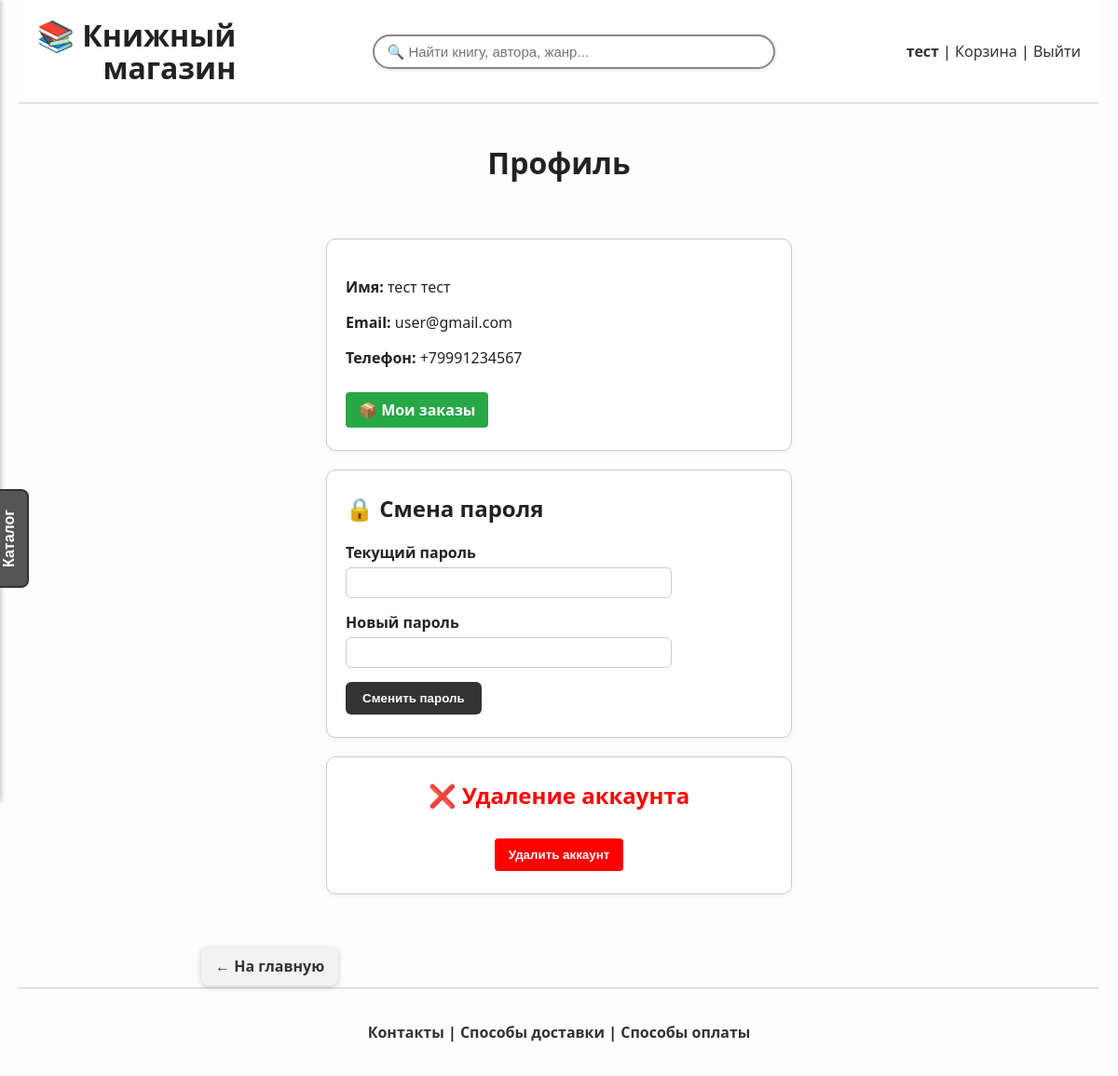
The app's page /profile (signed in) with its own data.
### app/models.py (models this page shows, shortened)
class User(db.Model, UserMixin):
    id = db.Column(db.Integer, primary_key=True)
    first_name = db.Column(db.String(50), nullable=False)
    last_name = db.Column(db.String(50), nullable=False)
    email = db.Column(db.String(120), unique=True, nullable=False)
    phone = db.Column(db.String(20))
    password_hash = db.Column(db.String(128), nullable=False)  # заменили password на password_hash
    cart_items = db.relationship('CartItem', back_populates='user', cascade='all, delete-orphan', passive_deletes=True)
    reviews = db.relationship('Review', backref='user', cascade='all, delete-orphan', passive_deletes=True)
    orders = db.relationship('Order', back_populates='user', cascade='all, delete-orphan', passive_deletes=True)

### app/routes.py (the view)
@app.route('/profile')
@login_required
def profile():
    return render_template('profile.html')

### app/__init__.py (called while the page is built)
@login_manager.user_loader
def load_user(user_id):
    return User.query.get(int(user_id))

### app/routes.py (called while the page is built)
@app.context_processor
def inject_genres():
    return dict(genres=[g[0] for g in db.session.query(Book.genre).distinct() if g[0]])

### app/templates/profile.html (shortened to what this page needs)
{% extends 'base.html' %}
{% block content %}
<h1 class="page-title" style="text-align: center;">Профиль</h1>
<div class="profile-container">
    <div class="card" style="max-width: 500px; margin: 0 auto;">
        <p><strong>Имя:</strong> {{ current_user.first_name }} {{ current_user.last_name }}</p>
        <p><strong>Email:</strong> {{ current_user.email }}</p>
        <p><strong>Телефон:</strong> {{ current_user.phone }}</p>
        <a href="{{ url_for('orders') }}" class="orders-link">📦 Мои заказы</a>
    </div>
    <div class="card" style="max-width: 500px; margin: 20px auto;">
        <h2>🔒 Смена пароля</h2>
        <form method="post" action="{{ url_for('change_password') }}">
            <div class="form-group">
                <label for="current_password">Текущий пароль</label>
                <input type="password" id="current_password" name="current_password" required>
            </div>
            <div class="form-group">
                <label for="new_password">Новый пароль</label>
                <input type="password" id="new_password" name="new_password" required>
            </div>
            <button type="submit">Сменить пароль</button>
        </form>
    </div>
    <div class="card" style="max-width: 500px; margin: 20px auto; text-align: center;">
        <h2 style="color: red; text-align: center;">❌ Удаление аккаунта</h2>
        <div class="delete-form">
            <button type="button" onclick="openAccountPopup()">Удалить аккаунт</button>
        </div>
    </div>
    <a href="{{ url_for('index') }}" class="floating-back-button">← На главную</a>
</div>
{% endblock %}

### app/templates/base.html (shortened to what this page needs)
<!DOCTYPE html>
<html lang="ru">
<head>
        <link rel="stylesheet" href="{{ url_for('static', filename='styles.css') }}">
</head>
<body>
<div class="wrapper">
<header style="padding: 20px;">
    <div style="
        display: flex;
        flex-wrap: wrap;
        align-items: center;
        justify-content: space-between;
        gap: 20px;
    ">
        <div style="flex-shrink: 0;">
            <a href="{{ url_for('index') }}" style="text-decoration: none; color: inherit;">
                <h1 style="margin: 0; line-height: 1.1; white-space: nowrap; text-align: right;">
                    📚 Книжный<br>магазин
                </h1>
            </a>
        </div>
        <div style="
            display: flex;
            flex: 1;
            min-width: 250px;
            flex-wrap: wrap;
            justify-content: flex-end;
            align-items: center;
            gap: 15px;
        ">
            <form action="{{ url_for('search') }}" method="get" style="
                flex: 1;
                min-width: 200px;
                display: flex;
                justify-content: center;
            ">
                <input type="text" name="q"
                    placeholder="🔍 Найти книгу, автора, жанр..."
                    value="{{ request.args.get('q', '') }}"
                    style="
                        width: 100%;
                        max-width: 400px;
                        padding: 8px 14px;
                        border: 2px solid #888;
                        border-radius: 25px;
                        font-size: 15px;
                        box-shadow: 1px 1px 4px rgba(0,0,0,0.1);
                        transition: 0.3s ease;
                    "
                    onfocus="this.style.borderColor='#444'; this.style.boxShadow='0 0 8px rgba(0,0,0,0.2)'"
                    onblur="this.style.borderColor='#888'; this.style.boxShadow='1px 1px 4px rgba(0,0,0,0.1)'">
            </form>
            <div style="white-space: nowrap;">
                {% if current_user.is_authenticated %}
                    <a href="{{ url_for('profile') }}"><strong>{{ current_user.first_name }}</strong></a> |
                    <a href="{{ url_for('view_cart') }}">Корзина</a> |
                    <a href="{{ url_for('logout') }}">Выйти</a>
                {% else %}
                    <a href="{{ url_for('login') }}">Вход</a> |
                    <a href="{{ url_for('register') }}">Регистрация</a>
                {% endif %}
            </div>
        </div>
    </div>
</header>
<button onclick="toggleSidebar()" id="catalog-button">Каталог</button>
<div class="container">
    <main class="main-content">
        {% block content %}{% endblock %}
    </main>
</div>
<footer>
    <div class="footer-inner">
        <p>
            <a href="{{ url_for('contacts') }}">Контакты</a> |
            <a href="{{ url_for('delivery') }}">Способы доставки</a> |
            <a href="{{ url_for('payment') }}">Способы оплаты</a>
        </p>
    </div>
</footer>
</div>
</body>
</html>

### app/static/styles.css (style rules this page uses)
html, body { height: 100%; margin: 0; padding: 0; font-family: 'Segoe UI', Tahoma, Geneva, Verdana, sans-serif; background-color: #fdfdfd; color: #222; }
.wrapper { display: flex; flex-direction: column; min-height: 100vh; max-width: 1200px; margin: 0 auto; padding: 0 20px; }
header { background-color: white; border-bottom: 1px solid #ccc; padding: 20px; }
footer { padding: 20px 0; width: 100%; font-weight: bold; border-top: 1px solid #ccc; }
footer a { font-weight: bold; }
.footer-inner { max-width: 100%; margin: 0 auto; padding: 0 20px; text-align: center; }
.container { flex: 1; display: flex; flex-direction: column; gap: 20px; }
.main-content { flex: 1; padding: 20px 0; }
#catalog-button { position: fixed; top: 50%; left: 10px; transform: translate(-50%, -50%) rotate(-90deg); transform-origin: center; padding: 10px 20px; font-size: 16px; font-weight: bold; border: 2px solid #333; border-radius: 8px; cursor: pointer; z-index: 2000; background-color: #555; }
a { color: #333; text-decoration: none; }
.profile-container { max-width: 600px; margin: 40px auto; padding: 20px; }
.card { background: #fff; border: 1px solid #ccc; border-radius: 10px; padding: 24px 20px; margin: 40px auto; box-shadow: 0 2px 5px rgba(0, 0, 0, 0.05); max-width: 460px; box-sizing: border-box; }
.card h2 { margin: 0 0 20px 0; text-align: left; }
.card form { width: 100%; }
.card .form-group { margin-bottom: 15px; width: 100%; }
.card form input[type="text"], .card form input[type="email"], .card form input[type="password"] { width: 100%; padding: 10px; border: 1px solid #ccc; border-radius: 6px; box-sizing: border-box; }
.form-group { margin-bottom: 15px; }
label { display: block; margin-bottom: 5px; font-weight: 600; }
button { padding: 10px 18px; border: none; border-radius: 6px; background-color: #333; color: white; cursor: pointer; font-weight: bold; transition: background-color 0.2s ease; }
.orders-link { display: inline-block; margin-top: 10px; font-weight: bold; color: white; text-decoration: none; }
.delete-form { text-align: center; margin-top: 30px; }
.delete-form button { padding: 10px 15px; background-color: #c62828; color: white; border: none; border-radius: 4px; cursor: pointer; }
.profile-container h1, .profile-container h2 { text-align: left; margin-bottom: 20px; }
.delete-form button { padding: 10px 15px; background-color: red; color: white; border: none; border-radius: 4px; cursor: pointer; }
.card form input[type="password"], .card form input[type="text"], .card form input[type="email"] { width: 100%; max-width: 350px; min-width: 220px; padding: 8px; border: 1px solid #ccc; border-radius: 6px; box-sizing: border-box; }
.orders-link { display: inline-block; padding: 8px 14px; background-color: #28a745; color: white; text-decoration: none; border-radius: 4px; font-weight: bold; }
.floating-back-button { position: fixed; top: 88%; left: 18%; z-index: 999; background-color: #f2f2f2; color: #333; padding: 10px 15px; border-radius: 8px; text-decoration: none; box-shadow: 0 2px 6px rgba(0,0,0,0.2); font-weight: bold; transition: background-color 0.2s ease; }

### records on screen
User: first_name "тест", last_name "тест", email "user@gmail.com", phone "+79991234567"
